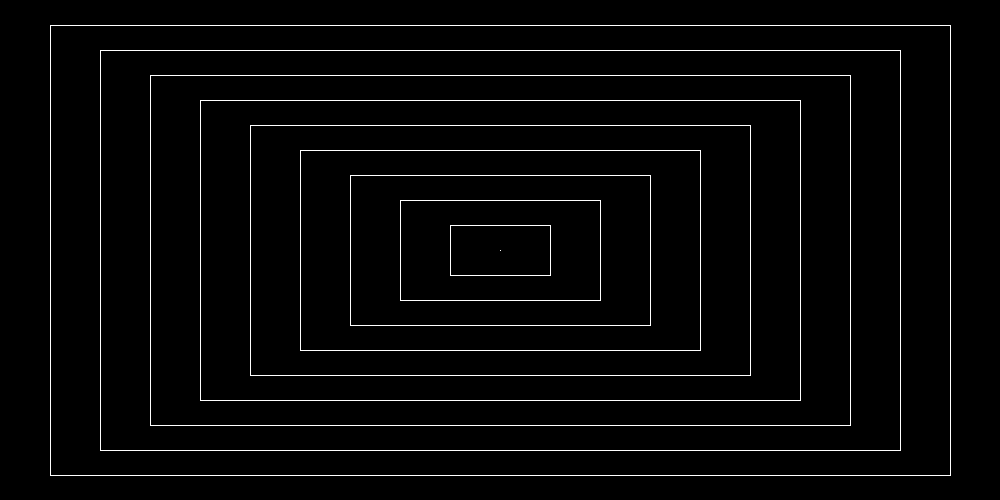
Frame 1 (no input)
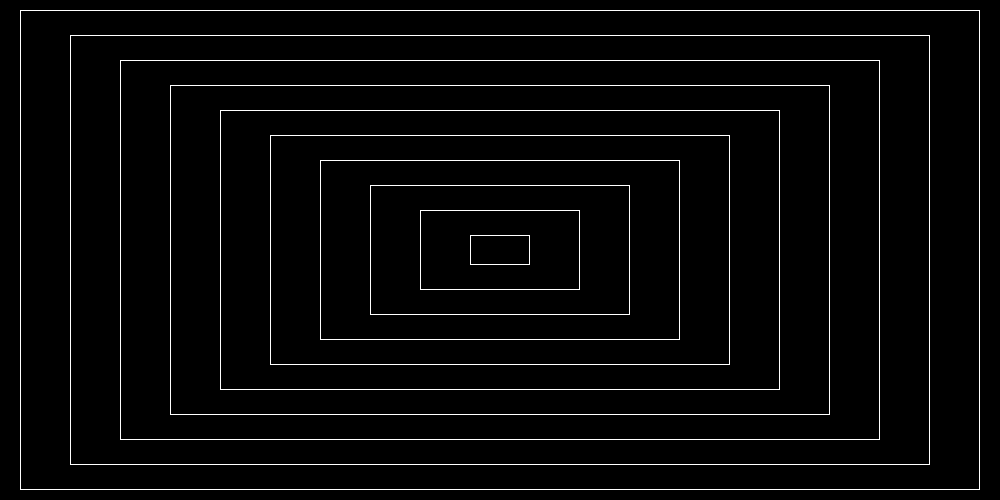
Frame 60 (the mouse pressed at the canvas centre just before this capture)
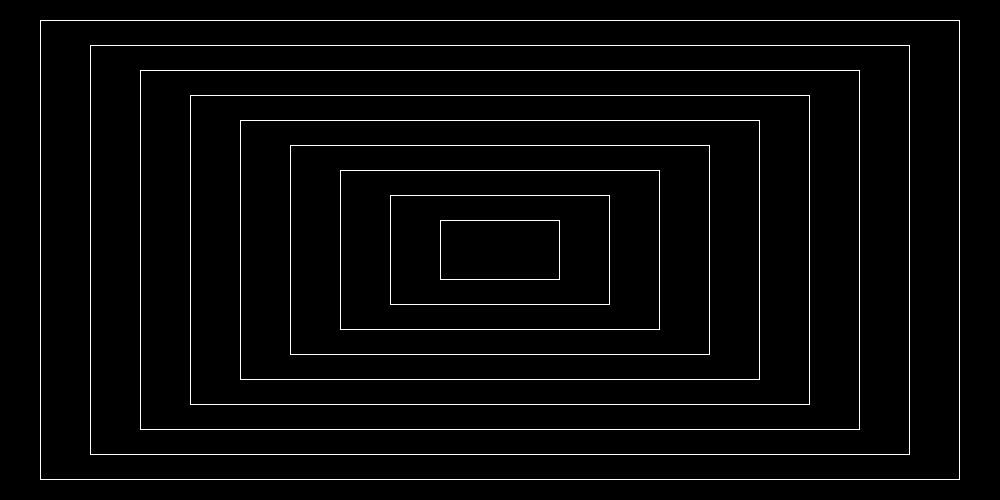
Frame 120 (the mouse held since frame 60 and released just before this capture)

The Processing sketch that drew these frames (run headless with seeded random() and noise(); from frame 60 on, the mouse is pressed at the canvas centre):

// Processing sketch: IlusionEnProgreso
// ── IlusionEnProgreso.pde
float w;
float h;
float hi;
float wi;

int tick;
float vel;
void setup(){
  size(1000,500);
  background(0);
  w = 500;
  h = 250;
  wi = 0;
  hi = 0;
  tick = 0;
  vel = 0.5;
}
void draw(){
  background(0);
  
  stroke(255);
  noFill();
  
  for(int i = 0; i < width/2; i+=50){
    rect(w-i,h-(i/2),(i+wi)*2,i+hi);
  }
  
  
  w = w - vel;
  if(w < 0){
    w = width/2;
  }
  
  h = h - vel/2;
  if(h < 0){
    h = height/2;
  }
  
  wi = wi + vel;
  if(wi > width){
    wi = width/2;
  }
  
  hi = hi + vel;
  if(hi > height){
    hi = height/2;
  }
  
  
}
